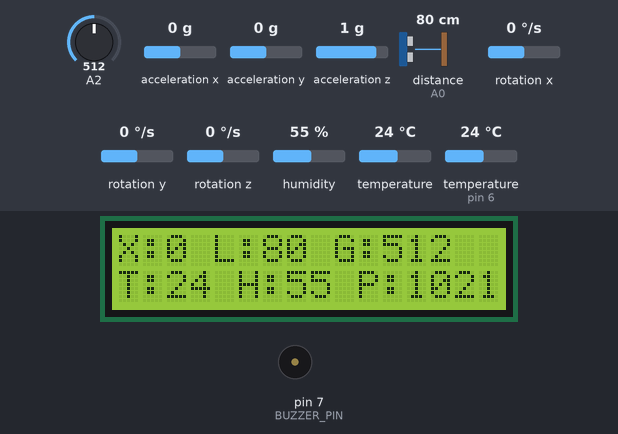
Recording of a sketch running on a simulated Arduino Uno, built with avr-gcc and run on an emulated ATmega328P. On the bench: 16×2 character LCD, buzzer (waves = sounding, pin HIGH). Wiring (inferred from the names in the program): ultrasonic range finder: trigger A1; echo A0. Inputs (shaded band) come from the test bench; at power-on: A2 = 512, acceleration x 0 g, distance to the obstacle (sensor on A0) 80 cm, humidity 55 %, temperature (sensor on pin 6) 24 °C, acceleration y 0 g, acceleration z 1 g, rotation x 0 °/s, rotation y 0 °/s, rotation z 0 °/s, temperature 24 °C. The echo pulse lasts 58.3 µs per cm; pins used as bus, display or sensor lines are not drawn; what the sketch prints to the serial monitor is not drawn.

Above: at 2.2 s.
2.3 s: A2 set to 484
At 3.6 s:
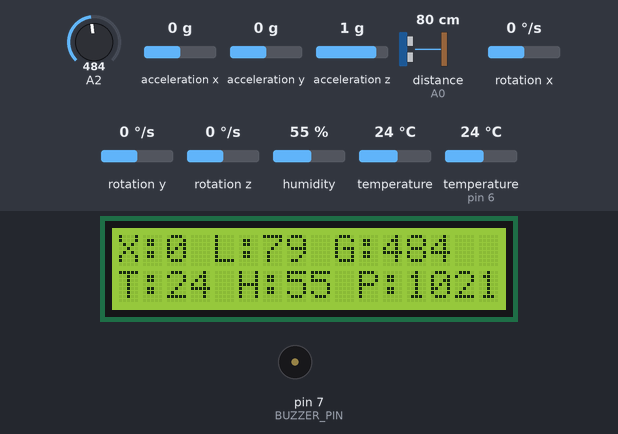
4.0 s: acceleration x set to 0.5 g
At 5.4 s:
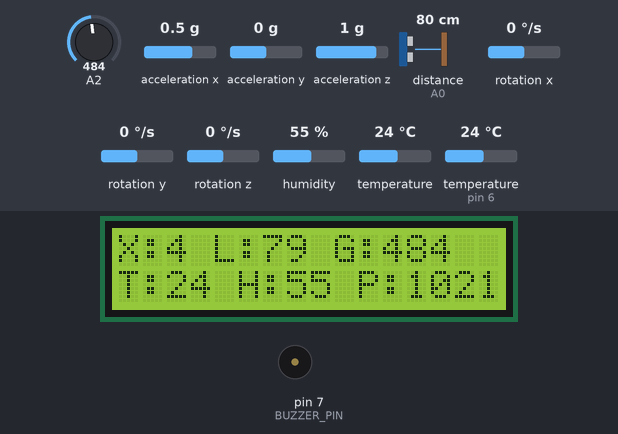
5.7 s: acceleration x set to 0.8 g
At 5.92 s:
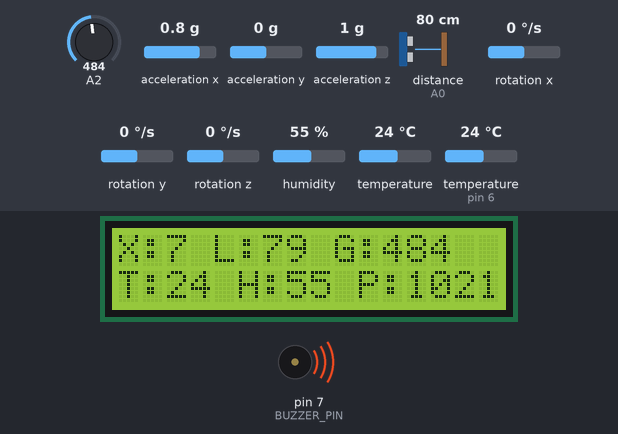
7.3 s: distance to the obstacle (sensor on A0) set to 2 cm
At 8.14 s:
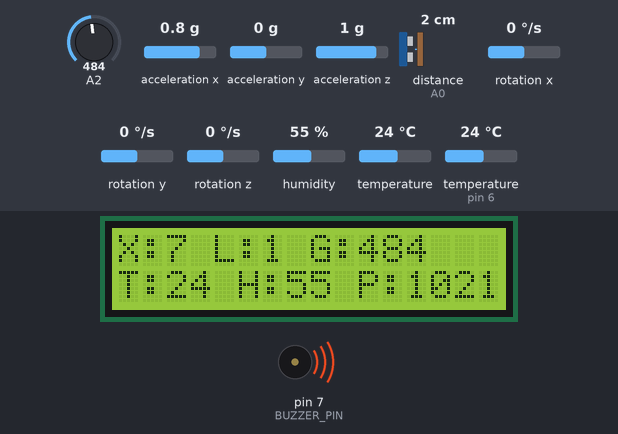
9.5 s: humidity set to 22 %
At 9.61 s:
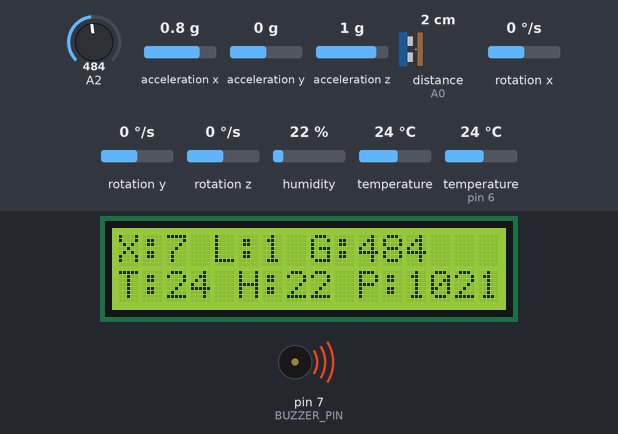
11.0 s: temperature (sensor on pin 6) set to 12 °C
At 11.82 s:
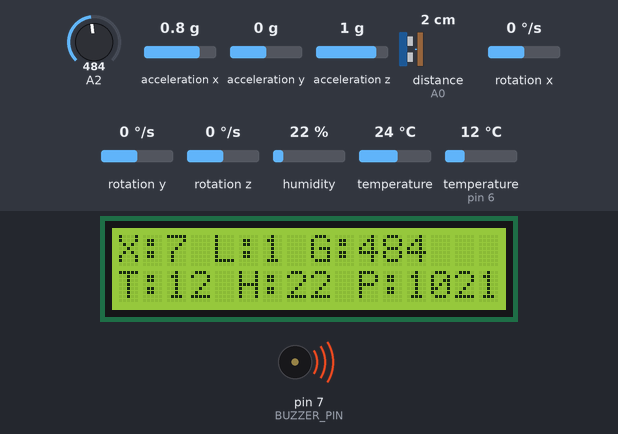
Timing chart, 0 to 14.2 s (numbered marks = the images above; inputs shaded):
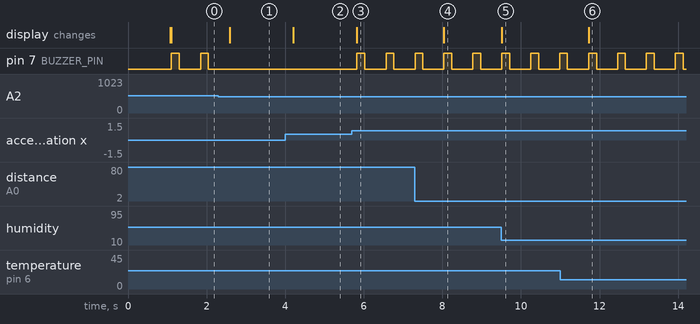

Measured:
- the behaviour switches between 501 and 500 on A2 (found by bisection; images 0 and 1)
- the behaviour switches between 0.6 and 0.7 g on acceleration x (found by bisection; images 2 and 3)
- after the input at 2.3 s, pin 7 (BUZZER_PIN): stops changing and stays LOW; the display: changes after 0.29 s (image 1)
- after the input at 4.0 s, the display: changes after 0.21 s (image 2)
- after the input at 5.7 s, pin 7 (BUZZER_PIN): alternates HIGH for 0.20 s and LOW for 0.54 s, starting after 0.13 s; the display: changes after 0.13 s (image 3)
- after the input at 7.3 s, the display: changes after 0.74 s (image 4)
- after the input at 9.5 s, the display: changes at once (image 5)
- after the input at 11.0 s, the display: changes after 0.72 s (image 6)

The sketch:

Disaster-Management.ino
```cpp
#include <LiquidCrystal.h>
#include <DFRobot_DHT11.h>
#include <Adafruit_MPU6050.h>
#include <Adafruit_Sensor.h>
#include <Wire.h>

// Object Initialization
DFRobot_DHT11 DHT;
Adafruit_MPU6050 mpu;

// LCD Pins
const int rs = 8, en = 9, d4 = 10, d5 = 11, d6 = 12, d7 = 13;
LiquidCrystal lcd(rs, en, d4, d5, d6, d7);

// Pin Definitions
#define DHT11_PIN 6
#define ECHO_PIN A0
#define TRIG_PIN A1
#define BUZZER_PIN 7

// Globals
int cnt = 0;
long int prv = 0;

void setup() {
  Serial.begin(9600);

  // Initialize MPU6050
  if (!mpu.begin()) {
    Serial.println("MPU6050 not connected!");
    while (1);
  }

  pinMode(TRIG_PIN, OUTPUT);
  pinMode(ECHO_PIN, INPUT);
  pinMode(BUZZER_PIN, OUTPUT);

  lcd.begin(16, 2);
  lcd.print("   WELCOME  ");
  delay(1000); // Add delay to show welcome message
  lcd.clear();
}

void loop() {
  // Read MPU6050
  sensors_event_t a, g, temp;
  mpu.getEvent(&a, &g, &temp);
  int xval = a.acceleration.x;
  int yval = a.acceleration.y;
  int zval = a.acceleration.z;

  // Ultrasonic Sensor Distance
  digitalWrite(TRIG_PIN, LOW);
  delayMicroseconds(2);
  digitalWrite(TRIG_PIN, HIGH);
  delayMicroseconds(10);
  digitalWrite(TRIG_PIN, LOW);
  int distance = pulseIn(ECHO_PIN, HIGH) / 58.2;

  // Read DHT11
  DHT.read(DHT11_PIN);
  int tempVal = DHT.temperature;
  int humVal = DHT.humidity;

  // Gas sensor reading
  int gasVal = analogRead(A2);
  int pressureVal = 1021; // Placeholder for pressure sensor (constant here)

  // Display on LCD
  lcd.clear();
  lcd.setCursor(0, 0);
  lcd.print("X:" + String(xval) + " L:" + String(distance) + " G:" + String(gasVal));
  lcd.setCursor(0, 1);
  lcd.print("T:" + String(tempVal) + " H:" + String(humVal) + " P:" + String(pressureVal));

  // Check Thresholds
  if (xval > 5 || distance < 6 || gasVal > 500 || tempVal > 37 || humVal > 91) {
    digitalWrite(BUZZER_PIN, HIGH);
    delay(200);
    digitalWrite(BUZZER_PIN, LOW);
  }

  // Serial Logging
  cnt++;
  if (cnt > 15) {
    cnt = 0;
    Serial.print("238294,OF5XKDVEWHTHIM2X,0,0,SRC 24G,src@internet,");
    Serial.print(xval); Serial.print(",");
    Serial.print(distance); Serial.print(",");
    Serial.print(gasVal); Serial.print(",");
    Serial.print(tempVal); Serial.print(",");
    Serial.print(humVal); Serial.print(",");
    Serial.print(pressureVal);
    Serial.println(",0");
  }

  delay(500);
}
```
